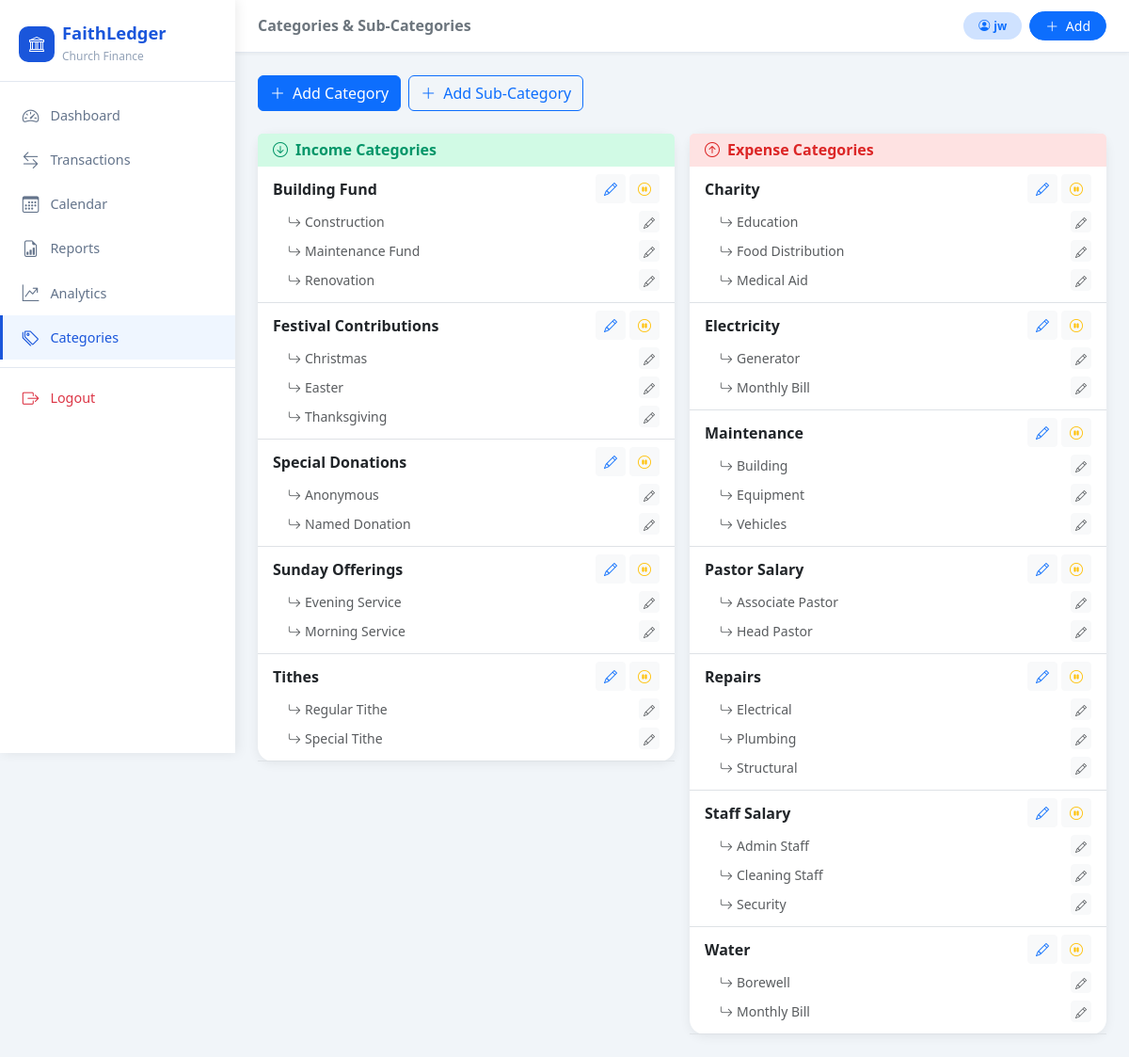
Page /categories/ (signed in) on the committed database.
### finance/models.py (models this page shows, shortened)
class Category(models.Model):
    TYPE_CHOICES = [('Income', 'Income'), ('Expense', 'Expense')]
    name = models.CharField(max_length=100)
    type = models.CharField(max_length=10, choices=TYPE_CHOICES)
    is_active = models.BooleanField(default=True)
    created_at = models.DateTimeField(auto_now_add=True)
    updated_at = models.DateTimeField(auto_now=True)
    class Meta:
        verbose_name_plural = 'Categories'
        ordering = ['type', 'name']

class SubCategory(models.Model):
    category = models.ForeignKey(Category, on_delete=models.CASCADE, related_name='subcategories')
    name = models.CharField(max_length=100)
    is_active = models.BooleanField(default=True)
    created_at = models.DateTimeField(auto_now_add=True)
    class Meta:
        verbose_name_plural = 'SubCategories'
        ordering = ['name']

### finance/views.py (the view)
# urls.py: path('categories/', views.category_list, name='category_list'),
@login_required
def category_list(request):
    categories = Category.objects.prefetch_related('subcategories').order_by('type', 'name')
    return render(request, 'finance/category_list.html', {'categories': categories})

### finance/templates/finance/category_list.html (shortened to what this page needs)
{% extends 'base.html' %}
{% block page_title %}Categories & Sub-Categories{% endblock %}
{% block content %}
<div class="d-flex gap-2 mb-4">
  <a href="{% url 'category_add' %}" class="btn btn-primary">
    <i class="bi bi-plus-lg me-2"></i>Add Category
  </a>
  <a href="{% url 'subcategory_add' %}" class="btn btn-outline-primary">
    <i class="bi bi-plus-lg me-2"></i>Add Sub-Category
  </a>
</div>
<div class="row g-3">
  <div class="col-lg-6">
    <div class="card">
      <div class="card-header" style="background:var(--income-light);border:none;">
        <h6 class="fw-bold text-income mb-0"><i class="bi bi-arrow-down-circle me-2"></i>Income Categories</h6>
      </div>
      <div class="card-body p-0">
        {% for cat in categories %}
        {% if cat.type == 'Income' %}
        <div class="px-3 py-2 border-bottom">
          <div class="d-flex align-items-center justify-content-between">
            <div>
              <span class="fw-semibold">{{ cat.name }}</span>
            </div>
            <div class="d-flex gap-1">
              <a href="{% url 'category_edit' cat.pk %}" class="btn btn-sm btn-light text-primary">
                <i class="bi bi-pencil"></i>
              </a>
              <a href="{% url 'category_toggle' cat.pk %}" class="btn btn-sm btn-light {% if cat.is_active %}text-warning{% else %}text-success{% endif %}">
                <i class="bi bi-{% if cat.is_active %}pause-circle{% else %}play-circle{% endif %}"></i>
              </a>
            </div>
          </div>
          {% if cat.subcategories.all %}
          <div class="mt-1 ms-3">
            {% for sub in cat.subcategories.all %}
            <div class="d-flex align-items-center justify-content-between py-1">
              <span class="small text-muted">
                <i class="bi bi-arrow-return-right me-1"></i>{{ sub.name }}
              </span>
              <a href="{% url 'subcategory_edit' sub.pk %}" class="btn btn-sm btn-light text-muted py-0 px-1">
                <i class="bi bi-pencil" style="font-size:.75rem;"></i>
              </a>
            </div>
            {% endfor %}
          </div>
          {% endif %}
        </div>
        {% endif %}
        {% endfor %}
      </div>
    </div>
  </div>
  <div class="col-lg-6">
    <div class="card">
      <div class="card-header" style="background:var(--expense-light);border:none;">
        <h6 class="fw-bold text-expense mb-0"><i class="bi bi-arrow-up-circle me-2"></i>Expense Categories</h6>
      </div>
      <div class="card-body p-0">
        {% for cat in categories %}
        {% if cat.type == 'Expense' %}
        <div class="px-3 py-2 border-bottom">
          <div class="d-flex align-items-center justify-content-between">
            <div>
              <span class="fw-semibold">{{ cat.name }}</span>
            </div>
            <div class="d-flex gap-1">
              <a href="{% url 'category_edit' cat.pk %}" class="btn btn-sm btn-light text-primary">
                <i class="bi bi-pencil"></i>
              </a>
              <a href="{% url 'category_toggle' cat.pk %}" class="btn btn-sm btn-light {% if cat.is_active %}text-warning{% else %}text-success{% endif %}">
                <i class="bi bi-{% if cat.is_active %}pause-circle{% else %}play-circle{% endif %}"></i>
              </a>
            </div>
          </div>
          {% if cat.subcategories.all %}
          <div class="mt-1 ms-3">
            {% for sub in cat.subcategories.all %}
            <div class="d-flex align-items-center justify-content-between py-1">
              <span class="small text-muted">
                <i class="bi bi-arrow-return-right me-1"></i>{{ sub.name }}
              </span>
              <a href="{% url 'subcategory_edit' sub.pk %}" class="btn btn-sm btn-light text-muted py-0 px-1">
                <i class="bi bi-pencil" style="font-size:.75rem;"></i>
              </a>
            </div>
            {% endfor %}
          </div>
          {% endif %}
        </div>
        {% endif %}
        {% endfor %}
      </div>
    </div>
  </div>
</div>
{% endblock %}

### templates/base.html (shortened to what this page needs)
<!DOCTYPE html>
<html lang="en">
<head>
  <link href="https://cdn.jsdelivr.net/npm/bootstrap@5.3.3/dist/css/bootstrap.min.css" rel="stylesheet">
  <link href="https://cdn.jsdelivr.net/npm/bootstrap-icons@1.11.3/font/bootstrap-icons.css" rel="stylesheet">
</head>
<body>
{% if user.is_authenticated %}
<nav id="sidebar">
  <div class="sidebar-brand">
    <div class="d-flex align-items-center gap-2">
      <div style="width:38px;height:38px;background:var(--primary);border-radius:10px;display:flex;align-items:center;justify-content:center;">
        <i class="bi bi-bank text-white"></i>
      </div>
      <div>
        <h5>FaithLedger</h5>
        <small>Church Finance</small>
      </div>
    </div>
  </div>
  <div class="sidebar-nav">
    <a href="{% url 'dashboard' %}" class="nav-link-item {% if request.resolver_match.url_name == 'dashboard' %}active{% endif %}">
      <i class="bi bi-speedometer2"></i> Dashboard
    </a>
    <a href="{% url 'transaction_list' %}" class="nav-link-item {% if 'transaction' in request.resolver_match.url_name %}active{% endif %}">
      <i class="bi bi-arrow-left-right"></i> Transactions
    </a>
    <a href="{% url 'calendar' %}" class="nav-link-item {% if 'calendar' in request.resolver_match.url_name %}active{% endif %}">
      <i class="bi bi-calendar3"></i> Calendar
    </a>
    <a href="{% url 'reports' %}" class="nav-link-item {% if request.resolver_match.url_name == 'reports' %}active{% endif %}">
      <i class="bi bi-file-earmark-bar-graph"></i> Reports
    </a>
    <a href="{% url 'analytics' %}" class="nav-link-item {% if request.resolver_match.url_name == 'analytics' %}active{% endif %}">
      <i class="bi bi-graph-up-arrow"></i> Analytics
    </a>
    <a href="{% url 'category_list' %}" class="nav-link-item {% if 'category' in request.resolver_match.url_name %}active{% endif %}">
      <i class="bi bi-tags"></i> Categories
    </a>
    <div style="border-top:1px solid #e2e8f0;margin:.5rem 0;"></div>
    <a href="{% url 'logout' %}" class="nav-link-item text-danger">
      <i class="bi bi-box-arrow-right"></i> Logout
    </a>
  </div>
</nav>
<div id="main">
  <div class="topbar">
    <div class="d-flex align-items-center gap-3">
      <h6 class="mb-0 fw-semibold text-secondary">{% block page_title %}Dashboard{% endblock %}</h6>
    </div>
    <div class="d-flex align-items-center gap-2">
      <span class="badge bg-primary-subtle text-primary rounded-pill px-3 py-2">
        <i class="bi bi-person-circle me-1"></i>{{ user.username }}
      </span>
      <a href="{% url 'transaction_add' %}" class="btn btn-primary btn-sm rounded-pill px-3">
        <i class="bi bi-plus-lg me-1"></i> Add
      </a>
    </div>
  </div>
  <div class="page-content">
    {% block content %}{% endblock %}
  </div>
</div>
{% else %}
{% block auth_content %}{% endblock %}
{% endif %}
</body>
</html>

### templates/base.html (style rules this page uses)
:root { --primary: #1a56db; --primary-light: #eff6ff; --income: #059669; --income-light: #d1fae5; --expense: #dc2626; --expense-light: #fee2e2; --pending: #d97706; --pending-light: #fef3c7; --sidebar-w: 250px; }
body { background: #f1f5f9; font-family: 'Segoe UI', system-ui, sans-serif; }
#sidebar { position: fixed; top: 0; left: 0; height: 100vh; width: var(--sidebar-w); background: #fff; box-shadow: 2px 0 12px rgba(0,0,0,.08); z-index: 1040; display: flex; flex-direction: column; transition: transform .3s; }
.sidebar-brand { padding: 1.5rem 1.25rem 1rem; border-bottom: 1px solid #e2e8f0; }
.sidebar-brand h5 { color: var(--primary); font-weight: 700; margin: 0; font-size: 1.15rem; }
.sidebar-brand small { color: #94a3b8; font-size: .75rem; }
.sidebar-nav { padding: .75rem 0; flex: 1; overflow-y: auto; }
.nav-link-item { display: flex; align-items: center; gap: .7rem; padding: .65rem 1.25rem; color: #64748b; text-decoration: none; font-size: .9rem; border-radius: 0; transition: all .2s; border-left: 3px solid transparent; }
.nav-link-item:hover, .nav-link-item.active { background: var(--primary-light); color: var(--primary); border-left-color: var(--primary); }
.nav-link-item i { font-size: 1.1rem; width: 1.2rem; text-align: center; }
#main { margin-left: var(--sidebar-w); min-height: 100vh; }
.topbar { background: #fff; padding: .75rem 1.5rem; border-bottom: 1px solid #e2e8f0; display: flex; align-items: center; justify-content: space-between; position: sticky; top: 0; z-index: 1030; box-shadow: 0 1px 4px rgba(0,0,0,.06); }
.page-content { padding: 1.5rem; }
.card { border: none; border-radius: 16px; box-shadow: 0 2px 12px rgba(0,0,0,.07); }
.text-income { color: var(--income) !important; }
.text-expense { color: var(--expense) !important; }

### rows in the picture
Category: name "Building Fund", is_active True (drawn)
SubCategory: name "Construction"
SubCategory: name "Maintenance Fund"
SubCategory: name "Renovation"
Category: name "Festival Contributions", is_active True (drawn)
SubCategory: name "Christmas"
SubCategory: name "Easter"
SubCategory: name "Thanksgiving"
Category: name "Special Donations", is_active True (drawn)
SubCategory: name "Anonymous"
SubCategory: name "Named Donation"
Category: name "Sunday Offerings", is_active True (drawn)
SubCategory: name "Evening Service"
SubCategory: name "Morning Service"
Category: name "Tithes", is_active True (drawn)
SubCategory: name "Regular Tithe"
SubCategory: name "Special Tithe"
Category: name "Charity", is_active True (drawn)
SubCategory: name "Education"
SubCategory: name "Food Distribution"
SubCategory: name "Medical Aid"
Category: name "Electricity", is_active True (drawn)
SubCategory: name "Generator"
SubCategory: name "Monthly Bill"
Category: name "Maintenance", is_active True (drawn)
SubCategory: name "Building"
SubCategory: name "Equipment"
SubCategory: name "Vehicles"
Category: name "Pastor Salary", is_active True (drawn)
SubCategory: name "Associate Pastor"
SubCategory: name "Head Pastor"
Category: name "Repairs", is_active True (drawn)
SubCategory: name "Electrical"
SubCategory: name "Plumbing"
SubCategory: name "Structural"
Category: name "Staff Salary", is_active True (drawn)
SubCategory: name "Admin Staff"
SubCategory: name "Cleaning Staff"
SubCategory: name "Security"
Category: name "Water", is_active True (drawn)
SubCategory: name "Borewell"
SubCategory: name "Monthly Bill"

### other values in the picture
{{ user.username }} "jw"
